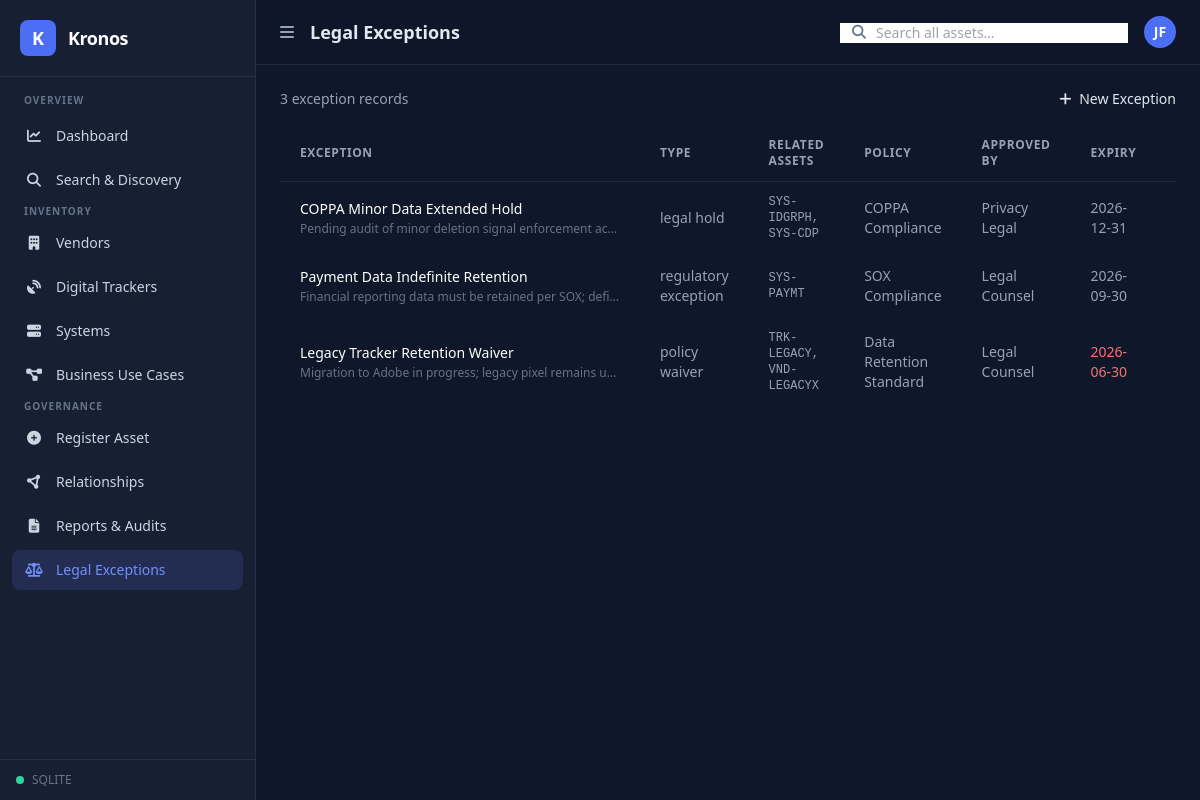
The page /legal-exceptions on the database its author committed.
### models.py (models this page shows)
class LegalException(db.Model):
    __tablename__ = "legal_exceptions"
    id = db.Column(db.Integer, primary_key=True)
    asset_id = db.Column(db.String(32), unique=True, nullable=False)
    name = db.Column(db.String(256), nullable=False)
    exception_type = db.Column(db.String(128))
    related_assets = db.Column(db.Text)
    expiry_date = db.Column(db.Date)
    approval_date = db.Column(db.Date)
    approved_by = db.Column(db.String(128))
    policy_or_standard = db.Column(db.String(256))
    justification = db.Column(db.Text)
    owner = db.Column(db.String(128))
    status = db.Column(db.String(32), default="active")
    created_at = db.Column(db.DateTime, default=datetime.utcnow)
    updated_at = db.Column(db.DateTime, default=datetime.utcnow, onupdate=datetime.utcnow)
    notes = db.Column(db.Text)

### app.py (the view)
@app.route("/legal-exceptions")
def legal_exceptions_view():
    exceptions = LegalException.query.order_by(LegalException.expiry_date.desc()).all()
    return render_template(
        "legal_exceptions.html",
        active_page="legal_exceptions",
        exceptions=exceptions,
    )

### app.py (called while the page is built)
@app.context_processor
def inject_globals():
    return dict(
        db_backend=Config.DB_BACKEND,
        today=date.today(),
    )

### templates/legal_exceptions.html (shortened to what this page needs)
{% extends "base.html" %}
{% block page_title %}Legal Exceptions{% endblock %}
{% block content %}
<div class="space-y-4">
  <div class="flex items-center justify-between">
    <p class="text-sm text-slate-400">{{ exceptions | length }} exception records</p>
    <a href="{{ url_for('onboard') }}?type=legal_exception" class="btn-primary text-sm">
      <i class="fa-solid fa-plus mr-1"></i> New Exception
    </a>
  </div>
  <div class="card overflow-x-auto">
    <table class="w-full text-sm">
      <thead>
        <tr class="text-left text-xs text-slate-400 uppercase tracking-wider border-b border-slate-700/50">
          <th class="px-5 py-3">Exception</th>
          <th class="px-5 py-3">Type</th>
          <th class="px-5 py-3">Related Assets</th>
          <th class="px-5 py-3">Policy</th>
          <th class="px-5 py-3">Approved By</th>
          <th class="px-5 py-3">Expiry</th>
          <th class="px-5 py-3">Status</th>
        </tr>
      </thead>
      <tbody>
        {% for e in exceptions %}
        <tr class="table-row">
          <td class="px-5 py-3">
            <div class="font-medium text-white">{{ e.name }}</div>
            {% if e.justification %}<div class="text-xs text-slate-500 mt-0.5 max-w-xs truncate">{{ e.justification }}</div>{% endif %}
          </td>
          <td class="px-5 py-3 text-slate-400">{{ e.exception_type or '—' }}</td>
          <td class="px-5 py-3 text-slate-400 font-mono text-xs">{{ e.related_assets or '—' }}</td>
          <td class="px-5 py-3 text-slate-400">{{ e.policy_or_standard or '—' }}</td>
          <td class="px-5 py-3 text-slate-400">{{ e.approved_by or '—' }}</td>
          <td class="px-5 py-3">
            {% if e.expiry_date %}
              {% if e.expiry_date < today %}
              <span class="text-red-400">{{ e.expiry_date.strftime('%Y-%m-%d') }}</span>
              {% else %}
              <span class="text-slate-400">{{ e.expiry_date.strftime('%Y-%m-%d') }}</span>
              {% endif %}
            {% else %}—{% endif %}
          </td>
          <td class="px-5 py-3"><span class="badge badge-{{ e.status }}">{{ e.status }}</span></td>
        </tr>
        {% else %}
        <tr>
          <td colspan="7" class="px-5 py-12 text-center text-slate-500">No legal exceptions recorded.</td>
        </tr>
        {% endfor %}
      </tbody>
    </table>
  </div>
</div>
{% endblock %}

### templates/base.html (style rules this page uses)
.table-row { @apply border-b border-slate-700/50 hover:bg-slate-800/50 transition-colors; }
.btn-primary { @apply bg-kronos-600 hover:bg-kronos-700 text-white px-4 py-2 rounded-lg font-medium transition-colors; }
.card { @apply bg-slate-800/60 backdrop-blur border border-slate-700/50 rounded-xl; }

### rows shown on the page
LegalException: name "COPPA Minor Data Extended Hold", justification "Pending audit of minor deletion signal enforcement ac…", exception_type "legal hold", related_assets "SYS-IDGRPH, SYS-CDP", policy_or_standard "COPPA Compliance", approved_by "Privacy Legal", expiry_date "2026-12-31"
LegalException: name "Payment Data Indefinite Retention", justification "Financial reporting data must be retained per SOX; defi…", exception_type "regulatory exception", related_assets "SYS-PAYMT", policy_or_standard "SOX Compliance", approved_by "Legal Counsel", expiry_date "2026-09-30"
LegalException: name "Legacy Tracker Retention Waiver", justification "Migration to Adobe in progress; legacy pixel remains u…", exception_type "policy waiver", related_assets "TRK-LEGACY, VND-LEGACYX", policy_or_standard "Data Retention Standard", approved_by "Legal Counsel", expiry_date "2026-06-30"

### other values the page prints
{{ db_backend | upper }} "SQLITE"
{{ exceptions | length }} "3"
